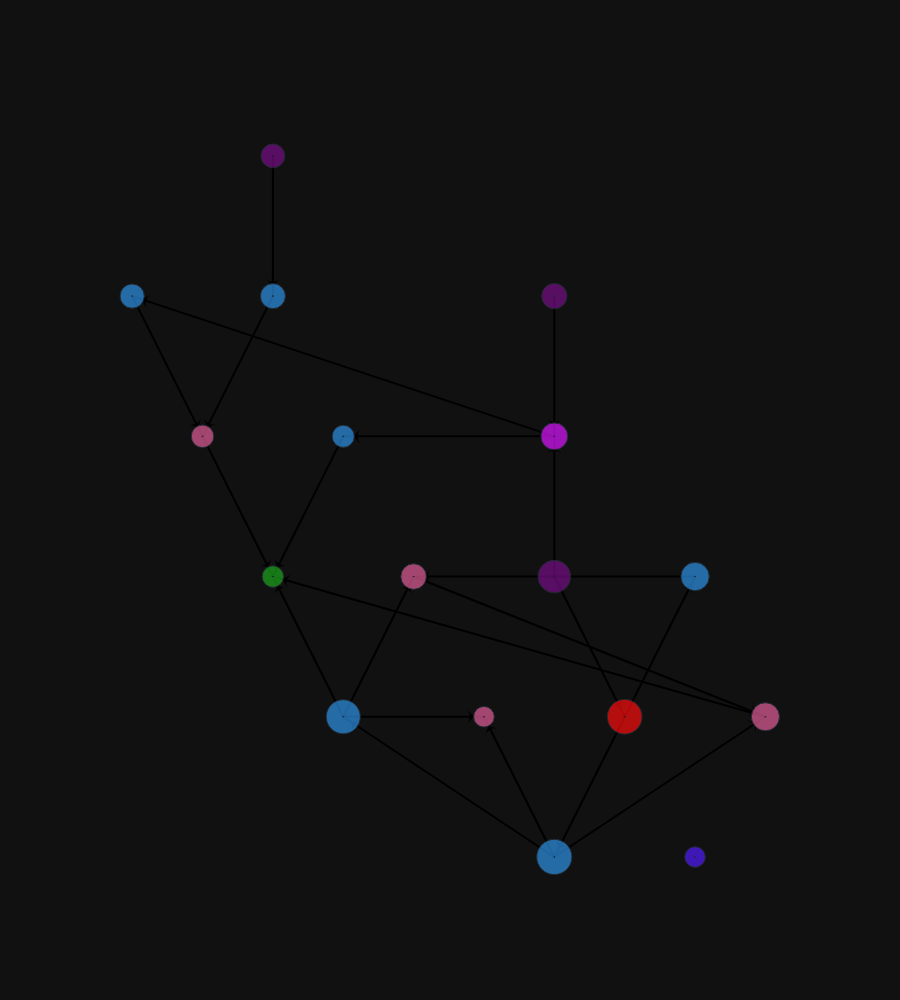
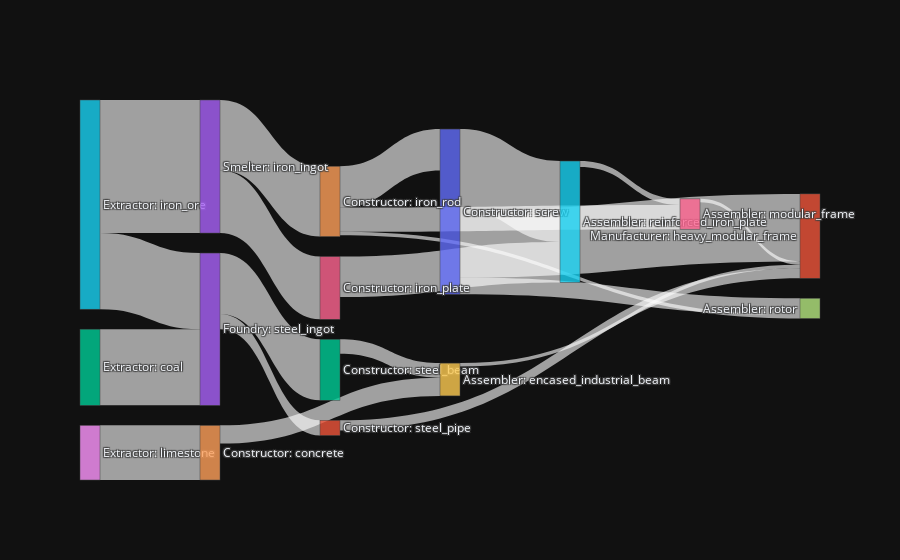

Notebook code for these charts, in order:
### Code cell
# total production
target_product = MaterialSpec(iron_rod=10, iron_plate=10, reinforced_iron_plate=5, rotor=5,
                                  steel_beam=5, encased_industrial_beam=2, modular_frame=5, heavy_modular_frame=5)

factory_plan(target_product)

### Figure 1 — Plotly figure (JSON) as saved in the notebook; plotly's stock layout.template omitted (floating-point values rounded to 4 significant figures)
{"data": [{"hoverinfo": "none", "line": {"shape": "spline"}, "marker": {"angleref": "previous", "color": "black", "size": 10, "standoff": 10, "symbol": "arrow-wide"}, "mode": "lines+markers", "showlegend": false, "x": [-0.5, -2.0, null, -2.0, -2.5, null, 1.0, -2.5, null, -3.0, -2.5, null, -2.0, -2.5, null, -0.5, -3.5, null, -0.5, -0.5, null, -0.5, -0.5, null, 0.0, -0.5, null, 0.0, 0.5, null, -2.0, -1.0, null, -0.5, -1.0, null, -2.5, -3.0, null, -3.5, -3.0, null, -0.5, -2.0, null, -0.5, 0.0, null, -2.5, -2.5, null, -2.0, -1.5, null, 0.5, -1.5, null, -1.5, 1.0, null, -0.5, 1.0, null], "y": [1.0, 2.0, null, 2.0, 3.0, null, 2.0, 3.0, null, 4.0, 3.0, null, 4.0, 3.0, null, 4.0, 5.0, null, 5.0, 4.0, null, 3.0, 4.0, null, 2.0, 1.0, null, 2.0, 3.0, null, 2.0, 2.0, null, 1.0, 2.0, null, 5.0, 4.0, null, 5.0, 4.0, null, 4.0, 4.0, null, 3.0, 2.0, null, 6.0, 5.0, null, 2.0, 3.0, null, 3.0, 3.0, null, 3.0, 2.0, null, 1.0, 2.0, null], "type": "scatter"}, {"hovertemplate": "%{text}<extra></extra>", "marker": {"color": ["#2E91E5", "#1CA71C", "#2E91E5", "#DA16FF", "#2E91E5", "#750D86", "#2E91E5", "#E15F99", "#750D86", "#E15F99", "#511CFB", "#2E91E5", "#750D86", "#FB0D0D", "#2E91E5", "#E15F99", "#E15F99"], "size": [34.14, 21.44, 24.27, 26.92, 35.23, 32.63, 28.37, 20.72, 23.84, 22.58, 20.58, 22.15, 25.29, 34.76, 25.07, 25.6, 28.13], "symbol": "circle-dot"}, "mode": "markers", "showlegend": false, "text": ["\nConstructor<br>\nRecipe: screw<br>\nScale: 30.625\n", "\nManufacturer<br>\nRecipe: heavy_modular_frame<br>\nScale: 2.5\n", "\nConstructor<br>\nRecipe: steel_beam<br>\nScale: 7.5333\n", "\nFoundry<br>\nRecipe: steel_ingot<br>\nScale: 12.5444\n", "\nConstructor<br>\nRecipe: iron_rod<br>\nScale: 34.75\n", "\nExtractor<br>\nRecipe: iron_ore<br>\nScale: 25.8458\n", "\nConstructor<br>\nRecipe: iron_plate<br>\nScale: 15.5\n", "\nAssembler<br>\nRecipe: rotor<br>\nScale: 1.25\n", "\nExtractor<br>\nRecipe: limestone<br>\nScale: 6.75\n", "\nAssembler<br>\nRecipe: encased_industrial_beam<br>\nScale: 4.5\n", "\nAggregator<br>\nRecipe: output<br>\nScale: 1\n", "\nConstructor<br>\nRecipe: steel_pipe<br>\nScale: 3.75\n", "\nExtractor<br>\nRecipe: coal<br>\nScale: 9.4083\n", "\nSmelter<br>\nRecipe: iron_ingot<br>\nScale: 32.875\n", "\nConstructor<br>\nRecipe: concrete<br>\nScale: 9.0\n", "\nAssembler<br>\nRecipe: reinforced_iron_plate<br>\nScale: 10.0\n", "\nAssembler<br>\nRecipe: modular_frame<br>\nScale: 15.0\n"], "x": [-2.0, -2.5, -3.5, -0.5, -0.5, -0.5, 0.5, -1.0, -2.5, -3.0, 0.5, -2.0, -0.5, 0.0, -2.5, -1.5, 1.0], "y": [2.0, 3.0, 5.0, 4.0, 1.0, 3.0, 3.0, 2.0, 6.0, 4.0, 1.0, 4.0, 5.0, 2.0, 5.0, 3.0, 2.0], "type": "scatter"}], "layout": {"xaxis": {"showgrid": false, "zeroline": false, "visible": false}, "yaxis": {"showgrid": false, "zeroline": false, "visible": false}, "autosize": true, "height": 1000}}

### Figure 2 — Plotly figure (JSON) as saved in the notebook; plotly's stock layout.template omitted (floating-point values rounded to 4 significant figures)
{"data": [{"link": {"label": ["iron_rod", "screw", "modular_frame", "encased_industrial_beam", "steel_pipe", "steel_ingot", "coal", "iron_ore", "iron_ingot", "iron_ingot", "screw", "iron_rod", "concrete", "steel_beam", "steel_ingot", "iron_ore", "limestone", "screw", "iron_plate", "reinforced_iron_plate", "iron_rod"], "source": [4, 0, 16, 9, 11, 3, 12, 5, 13, 13, 0, 4, 14, 2, 3, 5, 8, 0, 6, 15, 4], "target": [0, 1, 1, 1, 1, 2, 3, 3, 4, 6, 7, 7, 9, 9, 11, 13, 14, 15, 15, 16, 16], "value": [306.2, 500.0, 25.0, 25.0, 75.0, 452.0, 564.5, 564.5, 521.2, 465.0, 125.0, 25.0, 135.0, 108.0, 112.5, 986.2, 405.0, 600.0, 300.0, 45.0, 180.0]}, "node": {"label": ["Constructor: screw", "Manufacturer: heavy_modular_frame", "Constructor: steel_beam", "Foundry: steel_ingot", "Constructor: iron_rod", "Extractor: iron_ore", "Constructor: iron_plate", "Assembler: rotor", "Extractor: limestone", "Assembler: encased_industrial_beam", "Aggregator: output", "Constructor: steel_pipe", "Extractor: coal", "Smelter: iron_ingot", "Constructor: concrete", "Assembler: reinforced_iron_plate", "Assembler: modular_frame"]}, "type": "sankey"}], "layout": {}}
